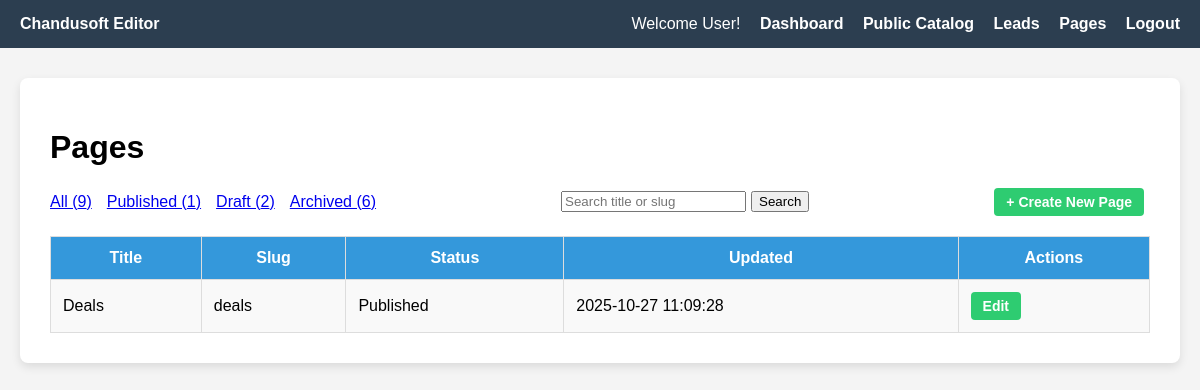
The page /admin/pages.php?status=published (signed in) on the database its author committed.
### tables this page shows
CREATE TABLE `pages` (
  `id` int NOT NULL AUTO_INCREMENT,
  `title` varchar(255) NOT NULL,
  `slug` varchar(255) NOT NULL,
  `status` enum('draft','published','archived') DEFAULT 'draft',
  `updated_at` datetime DEFAULT CURRENT_TIMESTAMP ON UPDATE CURRENT_TIMESTAMP,
  `content_html` text,
  PRIMARY KEY (`id`),
  UNIQUE KEY `slug` (`slug`)
);

### admin/pages.php (the view, shortened to what this page needs)
<?php
$user = $_SESSION['user'];
$username = htmlspecialchars($user['username'] ?? 'User');
$role = htmlspecialchars(ucfirst($user['role'] ?? 'Editor'));
$conn = new mysqli('localhost', 'root', '', 'chandusoft');
$publishedCount = $conn->query("SELECT COUNT(*) as count FROM pages WHERE status = 'published'")->fetch_assoc()['count'];
$draftCount = $conn->query("SELECT COUNT(*) as count FROM pages WHERE status = 'draft'")->fetch_assoc()['count'];
$archivedCount = $conn->query("SELECT COUNT(*) as count FROM pages WHERE status = 'archived'")->fetch_assoc()['count'];
$allCount = $conn->query("SELECT COUNT(*) as count FROM pages")->fetch_assoc()['count'];
$search = trim($_GET['search'] ?? '');
$status = $_GET['status'] ?? '';
$whereClause = '';
if ($status) {
    $whereClause = "WHERE status = '" . $conn->real_escape_string($status) . "'";
}
if ($search !== '') {
    if (preg_match('/^[%_]+$/', $search)) {
        $pages = $conn->query("SELECT * FROM pages WHERE 1=0");
    } else {
        if ($whereClause) {
            $whereClause .= " AND";
        } else {
            $whereClause = "WHERE";
        }
        $stmt = $conn->prepare("SELECT * FROM pages $whereClause (title LIKE ? OR slug LIKE ?) ORDER BY updated_at DESC");
        $likeSearch = "%$search%";
        $stmt->bind_param("ss", $likeSearch, $likeSearch);
        $stmt->execute();
        $pages = $stmt->get_result();
        $stmt->close();
    }
} else {
    $pages = $conn->query("SELECT * FROM pages $whereClause ORDER BY updated_at DESC");
}
?>
<!DOCTYPE html>
<html>
<head>
</head>
<body>
<div class="navbar">
    <div><strong>Chandusoft <?= $role ?></strong></div>
    <div class="links">
        Welcome <?= $username ?>!
        <a href="/app/dashboard.php">Dashboard</a>
        <?php if ($role === 'Admin'): ?>
            <a href="/admin/catalog.php">Admin Catalog</a>
            <a href="/public/catalog.php">Public Catalog</a>
            <a href="/admin/orders.php">Orders</a>
        <?php elseif ($role === 'Editor'): ?>
            <a href="/public/catalog.php">Public Catalog</a>
        <?php endif; ?>
        <a href="/admin/admin-leads.php">Leads</a>
        <a href="/admin/pages.php">Pages</a>
        <a href="/admin/logout.php">Logout</a>
    </div>
</div>
<div class="container">
    <h1>Pages</h1>
    <div class="top-bar" style="display:flex; justify-content: space-between; align-items: center; margin-bottom: 20px;">
        <div class="filters" style="gap: 15px; display: flex;">
            <a href="pages.php">All (<?= $allCount ?>)</a>
            <a href="pages.php?status=published">Published (<?= $publishedCount ?>)</a>
            <a href="pages.php?status=draft">Draft (<?= $draftCount ?>)</a>
            <a href="pages.php?status=archived">Archived (<?= $archivedCount ?>)</a>
        </div>
        <form method="get" class="search-form" style="display:flex; gap: 5px;">
            <input type="text" name="search" placeholder="Search title or slug" value="<?= htmlspecialchars($search) ?>">
            <input type="submit" value="Search">
        </form>
        <div>
            <a class="btn btn-edit" href="create.php">+ Create New Page</a>
        </div>
    </div>
    <table>
        <tr>
            <th>Title</th>
            <th>Slug</th>
            <th>Status</th>
            <th>Updated</th>
            <th>Actions</th>
        </tr>
        <?php if ($pages && $pages->num_rows > 0): ?>
            <?php while ($page = $pages->fetch_assoc()): ?>
                <tr>
                    <td><?= htmlspecialchars($page['title']) ?></td>
                    <td><?= htmlspecialchars($page['slug']) ?></td>
                    <td><?= ucfirst($page['status']) ?></td>
                    <td><?= htmlspecialchars($page['updated_at']) ?></td>
                    <td class="actions">
                        <a href="edit.php?id=<?= $page['id'] ?>" class="btn btn-edit">Edit</a>
                    </td>
                </tr>
            <?php endwhile; ?>
        <?php endif; ?>
    </table>
</div>
</body>
</html>

### admin/pages.php (style rules this page uses)
body { font-family: Arial, sans-serif; background: #f4f4f4; margin: 0; padding: 0; }
.navbar { background-color: #2c3e50; color: white; padding: 15px 20px; display: flex; justify-content: space-between; align-items: center; }
.navbar .links a { color: white; text-decoration: none; margin-left: 15px; font-weight: bold; }
.container { max-width: 1100px; margin: 30px auto; background: #fff; padding: 30px; border-radius: 8px; box-shadow: 0 4px 10px rgba(0,0,0,0.1); }
table { border-collapse: collapse; width: 100%; }
th, td { border: 1px solid #ddd; padding: 12px; }
th { background-color: #3498db; color: white; }
tr:nth-child(even) { background: #f9f9f9; }
.btn { display: inline-block; padding: 6px 12px; margin-right: 6px; font-size: 14px; font-weight: bold; text-decoration: none; border-radius: 4px; color: white; }
.btn-edit { background-color: #2ecc71; }

### rows shown on the page
pages: title "Deals", slug "deals", status "Published", updated_at "2025-10-27 11:09:28"

### other values the page prints
$role "Editor"
$username "User"
$allCount "9"
$publishedCount "1"
$draftCount "2"
$archivedCount "6"
